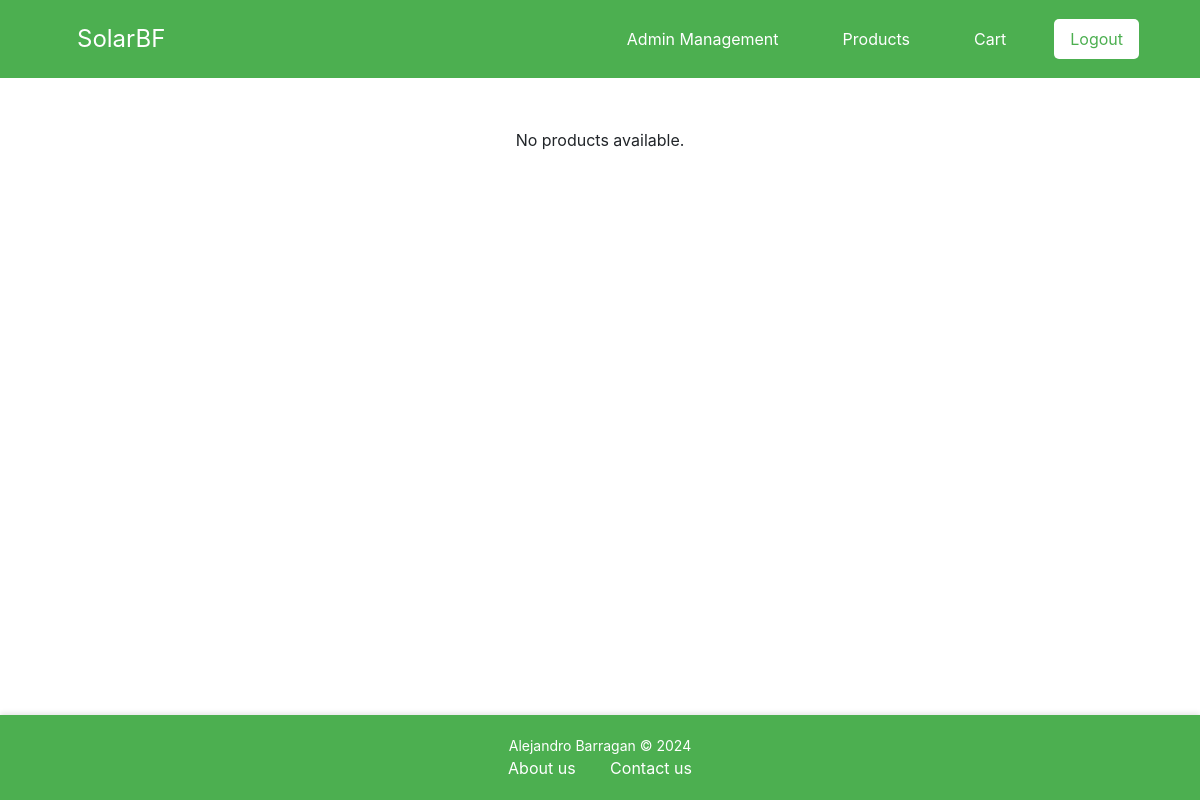
Page /products/ (signed in) on the earlier database version.
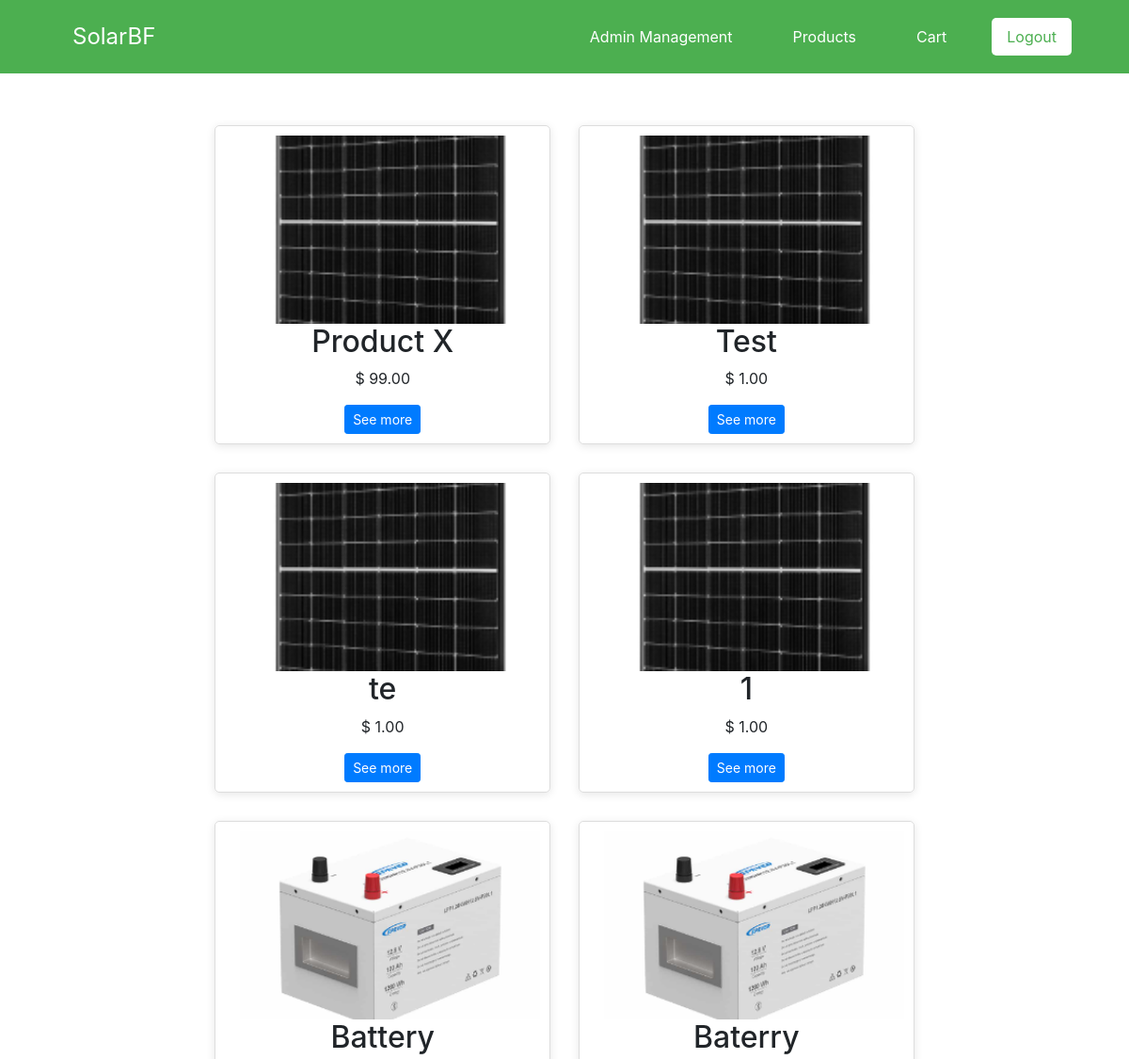
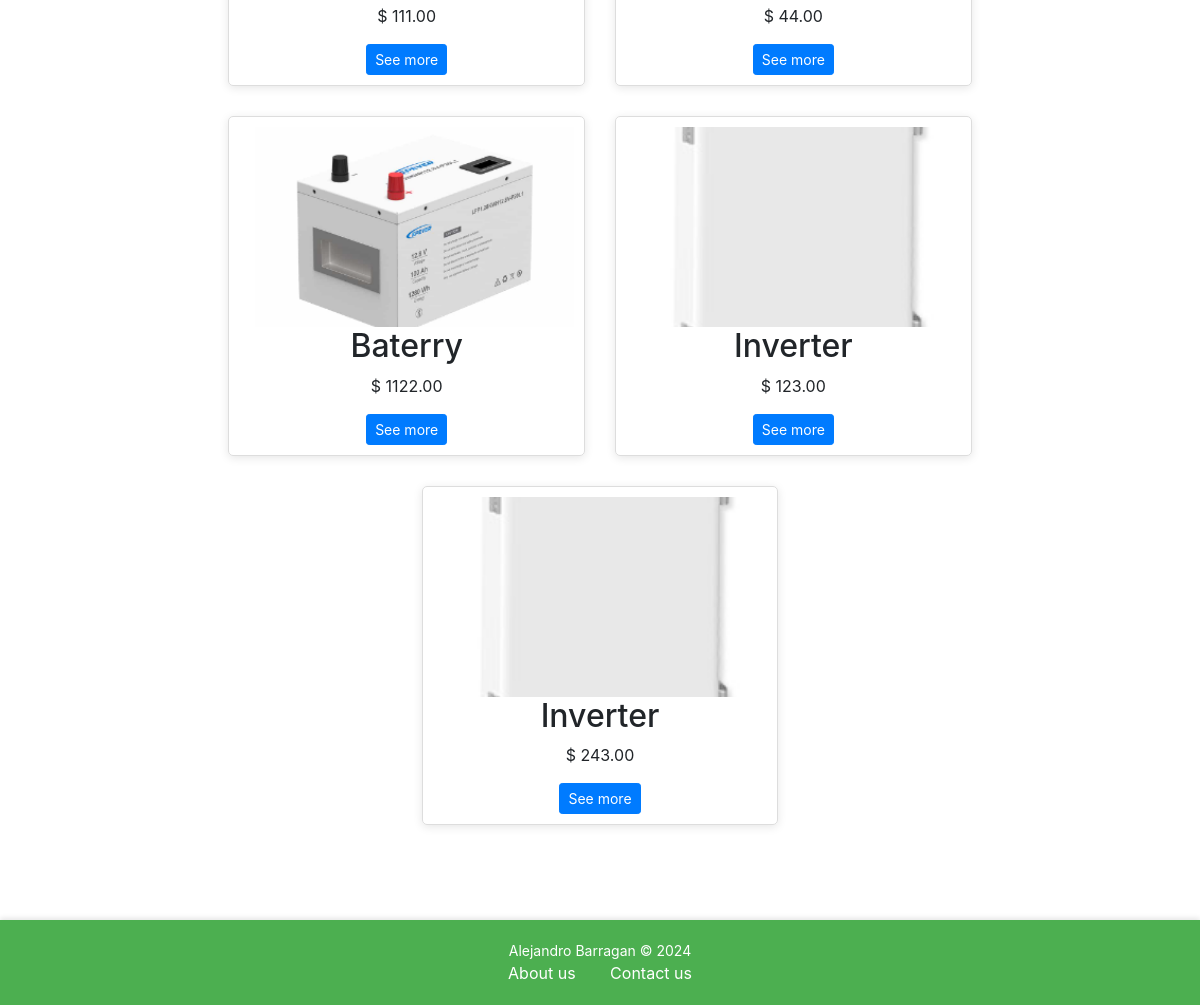
Same page on the later database version (2 pictures, top to bottom).
### products/models.py (models this page shows, shortened)
class Product(models.Model):
    name = models.CharField(max_length=255)
    description = models.TextField()
    price = models.DecimalField(max_digits=10, decimal_places=2)
    stock = models.PositiveIntegerField()
    category = models.ForeignKey(Category, on_delete=models.CASCADE)
    image = models.ImageField(upload_to='product_images/', blank=False, null=False)
    created_at = models.DateTimeField(auto_now_add=True)

### products/views.py (the view)
# urls.py: path('products/', views.product_list, name='products'),
@login_required
def product_list(request):
    products = Product.objects.all()
    return render(request, 'store/products.html', {
        'products': products,
    })

### templates/store/products.html (shortened to what this page needs)
{% extends 'base.html' %}
{% load static %}
{% block style %}
    <link rel="stylesheet" href="{% static 'css/product.css' %}"/>
    <link rel="stylesheet" href="https://stackpath.bootstrapcdn.com/bootstrap/4.5.2/css/bootstrap.min.css">
{% endblock %}
{% block content %}
    {% if user.is_authenticated %}
    <div class="product-list">
        {% for product in products %}
            <div class="product-item">
                <img src="{{ product.image.url }}" alt="{{ product.name }}">
                <h2>{{ product.name }}</h2>
                <p> $ {{ product.price }}</p>
                <button class="btn btn-sm btn-primary" data-toggle="modal" data-target="#productModal{{ forloop.counter }}">See more</button>
            </div>
        {% empty %}
            <p>No products available.</p>
        {% endfor %}
    </div>
    {% else %}
        <script>
            window.location.href = "{% url 'home' %}";
        </script>
    {% endif %}
{% endblock %}

### templates/base.html (shortened to what this page needs)
{% load static %}
{% load bootstrap5 %}
<!DOCTYPE html>
<html lang="en">
<head>
    {% bootstrap_css %}
    <link rel="stylesheet" href="{% static 'css/base.css' %}">
    {% block style %}
    {% endblock %}
</head>
<body>
    {% include 'components/navbar.html' %}
        {% block content %}
        {% endblock %}
    {% include 'components/footer.html' %}
</body>
</html>

### templates/components/navbar.html (shortened to what this page needs)
{% load static %}
{% block style %}
    <link rel="stylesheet" href="{% static 'css/navbar.css' %}"/>
{% endblock %}
{% block content %}
<div class="navbar-container">
    <nav class="navbar">
        <div class="container">
            <a class="nav-link navbar-brand" href="{% url 'home' %}">SolarBF</a>
            <div class="nav-links" id="nav-links">
                {% if user.is_authenticated %}
                    {% if user.is_staff or user.role == 'worker' %}
                        <a class="nav-link" href="{% url 'management' %}">Admin Management</a>
                    {% endif %}
                    <a class="nav-link" href="{% url 'products' %}">Products</a>
                    <a class="nav-link" href="{% url 'cart' %}">Cart</a>
                    <a class="nav-link btn-nav logout-btn" href="{% url 'logout' %}">Logout</a>
                {% else %}
                    <a class="nav-link btn-nav login-btn" href="{% url 'login' %}">Login</a>
                {% endif %}
            </div>
        </div>
    </nav>
</div>
{% endblock %}

### templates/components/footer.html
{% load static %}
{% block style %}
    <link rel="stylesheet" href="{% static 'css/footer.css' %}"/>
{% endblock %}
{% block content %}
<div class="footer-container">
    <footer>
        <p>Alejandro Barragan © 2024</p>
        <a class="footer-link" href="{% url 'about' %}">About us</a>
        <a class="footer-link" href="{% url 'contact' %}">Contact us</a>
    </footer>
</div>
{% endblock %}

### static/css/base.css (style rules this page uses)
* { box-sizing: border-box; margin: 0; padding: 0; }
body { background-color: linear-gradient(135deg, #f8f9fa 0%, #e9ecef 100%); font-family: Arial, sans-serif; line-height: 1.6; }
a { text-decoration: none; }
img { max-width: 100%; height: auto; }

### static/css/product.css (style rules this page uses)
.product-list { display: flex; flex-wrap: wrap; gap: 20px; justify-content: center; margin-bottom: 40px; padding: 50px; }
.product-item { border: 1px solid #ddd; border-radius: 5px; width: 250px; text-align: center; padding: 10px; box-shadow: 0 2px 10px rgba(0, 0, 0, 0.1); transition: transform 0.2s; margin: 5px; }
.product-item img { width: 100%; height: 200px; object-fit: cover; }
@media (max-width: 1200px) { .product-item { width: calc(33.33% - 10px); } }

### static/css/navbar.css (style rules this page uses)
.navbar-container { background-color: #4CAF50; }
.navbar { display: flex; justify-content: center; align-items: center; padding: 1rem; }
.container { display: flex; justify-content: space-between; align-items: center; width: 100%; }
.navbar-brand { margin-right: auto; font-size: 1.5rem; color: #fff; text-decoration: none; }
.nav-links { display: flex; align-items: center; }
.nav-link { color: #fff; text-decoration: none; margin: 0 1rem; }
.btn-nav { background-color: #fff; color: #4CAF50; padding: 0.5rem 1rem; border: none; border-radius: 5px; text-decoration: none; }
.logout-btn { background-color: white; }

### static/css/footer.css (style rules this page uses)
html, body { height: 100%; margin: 0; }
body { display: flex; flex-direction: column; }
.footer-container { background-color: #4CAF50; color: #ffffff; text-align: center; padding: 20px 0; width: 100%; margin-top: auto; box-shadow: 0 -2px 5px rgba(0, 0, 0, 0.1); }
.footer-container p { margin: 0; font-size: 14px; }
.footer-link { color: #ffffff; text-decoration: none; margin: 0 15px; transition: color 0.3s ease; }

Differences in the rows shown:
added Product: image (picture), name "Product X", price "99.00"
added Product: image (picture), name "Test", price "1.00"
added Product: image (picture), name "te", price "1.00"
added Product: image (picture), name "1", price "1.00"
added Product: image (picture), name "Battery", price "111.00"
added Product: image (picture), name "Baterry", price "44.00"
added Product: image (picture), name "Baterry", price "1122.00"
added Product: image (picture), name "Inverter", price "123.00"
added Product: image (picture), name "Inverter", price "243.00"
Other differences:
text no longer shown: "No products available."
